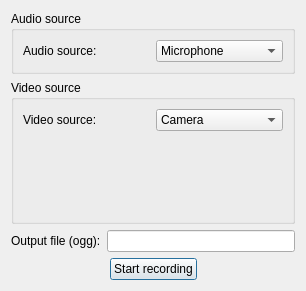
<?xml version="1.0" encoding="UTF-8"?>
<ui version="4.0">
 <class>Recorder</class>
 <widget class="QDialog" name="Recorder">
  <property name="geometry">
   <rect>
    <x>0</x>
    <y>0</y>
    <width>306</width>
    <height>291</height>
   </rect>
  </property>
  <property name="windowTitle">
   <string>QtGStreamer recorder example</string>
  </property>
  <layout class="QGridLayout" name="gridLayout">
   <item row="0" column="0" colspan="3">
    <widget class="QGroupBox" name="audioSourceGroupBox">
     <property name="title">
      <string>Audio source</string>
     </property>
     <layout class="QVBoxLayout" name="verticalLayout">
      <item>
       <layout class="QHBoxLayout" name="horizontalLayout_3">
        <item>
         <widget class="QLabel" name="audioSourceLabel">
          <property name="sizePolicy">
           <sizepolicy hsizetype="Minimum" vsizetype="Preferred">
            <horstretch>0</horstretch>
            <verstretch>0</verstretch>
           </sizepolicy>
          </property>
          <property name="text">
           <string>Audio source:</string>
          </property>
         </widget>
        </item>
        <item>
         <widget class="QComboBox" name="audioSourceComboBox">
          <item>
           <property name="text">
            <string>Microphone</string>
           </property>
          </item>
         </widget>
        </item>
       </layout>
      </item>
     </layout>
    </widget>
   </item>
   <item row="1" column="0" colspan="3">
    <widget class="QGroupBox" name="videoSourceGroupBox">
     <property name="title">
      <string>Video source</string>
     </property>
     <layout class="QVBoxLayout" name="verticalLayout_2">
      <item>
       <layout class="QHBoxLayout" name="horizontalLayout_4">
        <item>
         <widget class="QLabel" name="videoSourceLabel">
          <property name="sizePolicy">
           <sizepolicy hsizetype="Minimum" vsizetype="Preferred">
            <horstretch>0</horstretch>
            <verstretch>0</verstretch>
           </sizepolicy>
          </property>
          <property name="text">
           <string>Video source:</string>
          </property>
         </widget>
        </item>
        <item>
         <widget class="QComboBox" name="videoSourceComboBox">
          <item>
           <property name="text">
            <string>Camera</string>
           </property>
          </item>
          <item>
           <property name="text">
            <string>Screencast (X11)</string>
           </property>
          </item>
         </widget>
        </item>
       </layout>
      </item>
      <item>
       <widget class="QStackedWidget" name="videoSourcePropertiesWidget">
        <property name="currentIndex">
         <number>0</number>
        </property>
        <widget class="QWidget" name="cameraPage">
         <layout class="QHBoxLayout" name="horizontalLayout_5">
          <item>
           <widget class="QLabel" name="emptyLabel">
            <property name="sizePolicy">
             <sizepolicy hsizetype="Minimum" vsizetype="Preferred">
              <horstretch>0</horstretch>
              <verstretch>0</verstretch>
             </sizepolicy>
            </property>
           </widget>
          </item>
         </layout>
        </widget>
        <widget class="QWidget" name="screencastPage">
         <layout class="QHBoxLayout" name="horizontalLayout_6">
          <item>
           <widget class="QLabel" name="displayNumLabel">
            <property name="sizePolicy">
             <sizepolicy hsizetype="Minimum" vsizetype="Preferred">
              <horstretch>0</horstretch>
              <verstretch>0</verstretch>
             </sizepolicy>
            </property>
            <property name="text">
             <string>Display number:</string>
            </property>
           </widget>
          </item>
          <item>
           <widget class="QSpinBox" name="displayNumSpinBox">
            <property name="sizePolicy">
             <sizepolicy hsizetype="Preferred" vsizetype="Fixed">
              <horstretch>0</horstretch>
              <verstretch>0</verstretch>
             </sizepolicy>
            </property>
           </widget>
          </item>
         </layout>
        </widget>
       </widget>
      </item>
     </layout>
    </widget>
   </item>
   <item row="2" column="0" colspan="3">
    <layout class="QHBoxLayout" name="horizontalLayout">
     <item>
      <widget class="QLabel" name="outputFileLabel">
       <property name="text">
        <string>Output file (ogg):</string>
       </property>
      </widget>
     </item>
     <item>
      <widget class="QLineEdit" name="outputFileEdit"/>
     </item>
    </layout>
   </item>
   <item row="3" column="0">
    <spacer name="horizontalSpacer">
     <property name="orientation">
      <enum>Qt::Horizontal</enum>
     </property>
     <property name="sizeHint" stdset="0">
      <size>
       <width>76</width>
       <height>20</height>
      </size>
     </property>
    </spacer>
   </item>
   <item row="3" column="1">
    <widget class="QPushButton" name="startStopButton">
     <property name="text">
      <string>Start recording</string>
     </property>
    </widget>
   </item>
   <item row="3" column="2">
    <spacer name="horizontalSpacer_2">
     <property name="orientation">
      <enum>Qt::Horizontal</enum>
     </property>
     <property name="sizeHint" stdset="0">
      <size>
       <width>87</width>
       <height>20</height>
      </size>
     </property>
    </spacer>
   </item>
  </layout>
 </widget>
 <resources/>
 <connections>
  <connection>
   <sender>videoSourceComboBox</sender>
   <signal>currentIndexChanged(int)</signal>
   <receiver>videoSourcePropertiesWidget</receiver>
   <slot>setCurrentIndex(int)</slot>
   <hints>
    <hint type="sourcelabel">
     <x>266</x>
     <y>172</y>
    </hint>
    <hint type="destinationlabel">
     <x>220</x>
     <y>191</y>
    </hint>
   </hints>
  </connection>
 </connections>
</ui>
